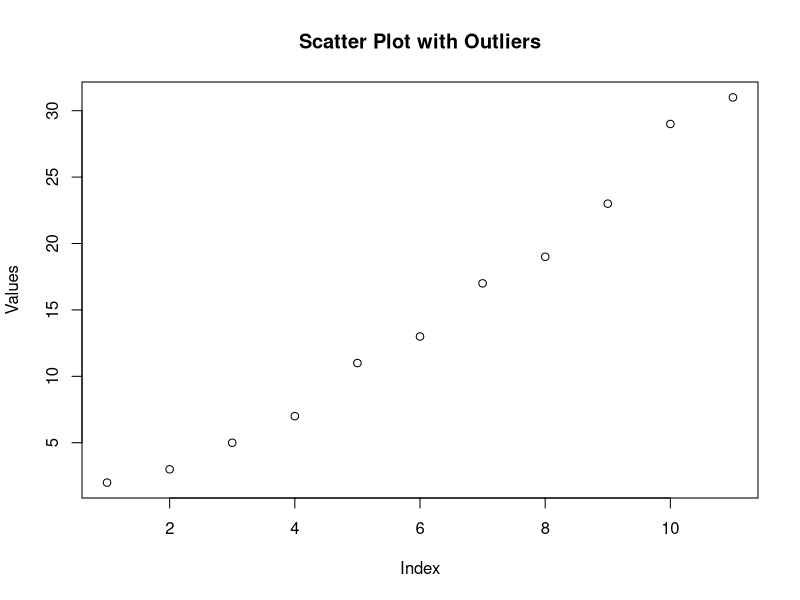

Here is the R script that generated this plot:
## ---- chunk 1
# Outlier detection using Z-score
data <- c(2, 3, 5, 7, 11, 13, 17, 19, 23, 29, 31)

# Calculate Z-scores
z_scores <- (data - mean(data)) / sd(data)

# Set Z-score threshold for outliers
z_threshold <- 2

# Identify outliers
outliers <- abs(z_scores) > z_threshold

# Display identified outliers
cat("Outliers:", data[outliers], "\n")

# Scatter plot with highlighted outliers
plot(1:length(data), data, pch = ifelse(outliers, 19, 1), main = "Scatter Plot with Outliers", xlab = "Index", ylab = "Values")

